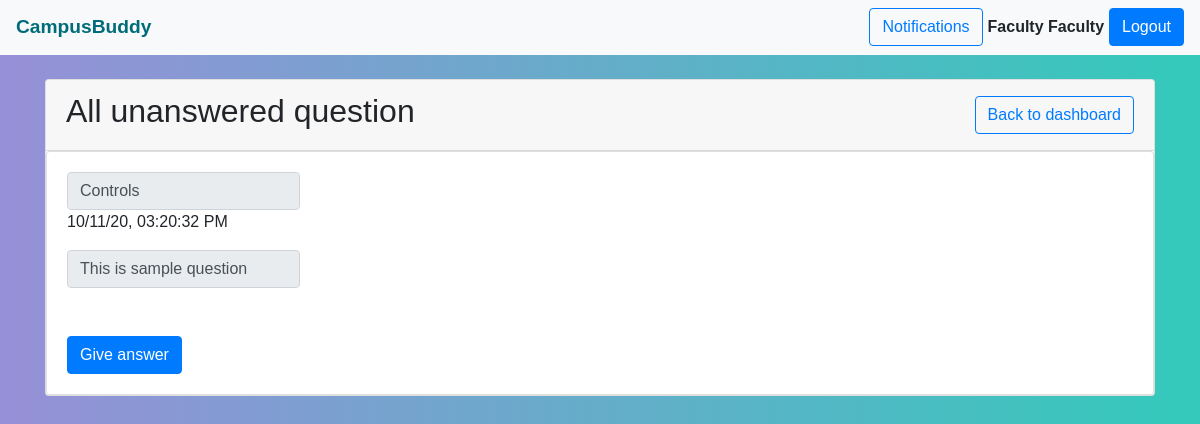
Screenshot of /Facultypanel.php (signed in) with the database file from the repository.
### tables this page shows
CREATE TABLE `questions` (
  `id` int(11) NOT NULL,
  `user_id` int(11) NOT NULL,
  `subject_id` smallint(6) NOT NULL,
  `title` varchar(50) NOT NULL,
  `question_description` text NOT NULL,
  `answered` tinyint(1) NOT NULL DEFAULT 0,
  `timestamp` timestamp NOT NULL DEFAULT current_timestamp() ON UPDATE current_timestamp()
);

### Facultypanel.php (the view, shortened to what this page needs)
<?php
function executeQuery($query)
{
    $conn = new mysqli("localhost", "rootuser", "toor", "campus_buddy");
    $result = $conn->query($query);
    return $result;
}
$sub_id = (int)$_COOKIE['SubId'];
$facultyQuery = "SELECT * FROM questions WHERE (subject_id=" . $sub_id . " AND answered=false)";
?>
<!DOCTYPE html>
<html lang="en">
<head>
    <link rel="stylesheet" href="css/Bootstrap/css/bootstrap.min.css">
    <link rel="stylesheet" href="css/style.css">
</head>
<body>
    <nav class="navbar navbar-light bg-light">
        <a class="navbar-brand">CampusBuddy</a>
        <form class="form-inline" action="php/logout.php" method="POST">
        <a href="notifications.php" class="btn btn-outline-primary">Notifications</a>
            <label style="margin: 5px; font-weight: bold;"><?php echo ($_COOKIE["UserName"]); ?></label>
            <button class="btn btn-primary" type="submit">Logout</button>
        </form>
    </nav>
    <section>
        <main class="py-4">
            <div class="container">
                <div class="row justify-content-center">
                    <div class="col-md-12">
                        <div class="card">
                            <div class="card-header">
                                <div class="d-flex align-items-center">
                                    <h2>All unanswered question</h2>
                                    <div class="ml-auto">
                                        <a href="dashboard.php" class="btn btn-outline-primary">Back to dashboard</a>
                                    </div>
                                </div>
                            </div>
                            <?php $facultyResult = executeQuery($facultyQuery);
                            if ($facultyResult->num_rows > 0) {
                                while ($row = $facultyResult->fetch_assoc()) {
                                    $que_datetime = DateTime::createFromFormat("Y-m-d H:i:s", $row["timestamp"]); ?>
                                    <div class="card card-body">
                                        <div class="media post">
                                            <form action="answer.php" method="POST">
                                                <input type="text" class="form-control" disabled="disabled" name="quetitle" value="<?php echo $row['title']; ?>"/>
                                                <p><?php echo $que_datetime->format('d/m/y, h:i:s A'); ?></p>
                                                <input type="textarea" class="form-control" disabled="disabled" name="question_desc" value="<?php echo $row['question_description']; ?>"/>
                                                <input type="hidden" name="question_id" value="<?php echo $row['id']; ?>" /><br/>
                                                <input type="hidden" name="student_id" value="<?php echo $row['user_id']; ?>" /><br/>
                                                <input type="submit" class="btn btn-primary" value="Give answer" />
                                            </form>
                                        </div>
                                    </div>
                                <?php }
                            } ?>
                        </div>
                    </div>
                </div>
            </div>
        </main>
    </section>
</body>
</html>

### css/style.css (style rules this page uses)
body { font-family: Verdana, Tahoma, sans-serif; background: linear-gradient(to right, #9790d8, #33cabb) fixed; }
.navbar .navbar-brand { color: #006c7a!important; font-size: larger; font-weight: bold; }

### rows the page displays
questions: quetitle "Controls", timestamp "10/11/20, 03:20:32 PM", question_desc "This is sample question"

### other values shown
$_COOKIE["UserName"] "Faculty Faculty"
